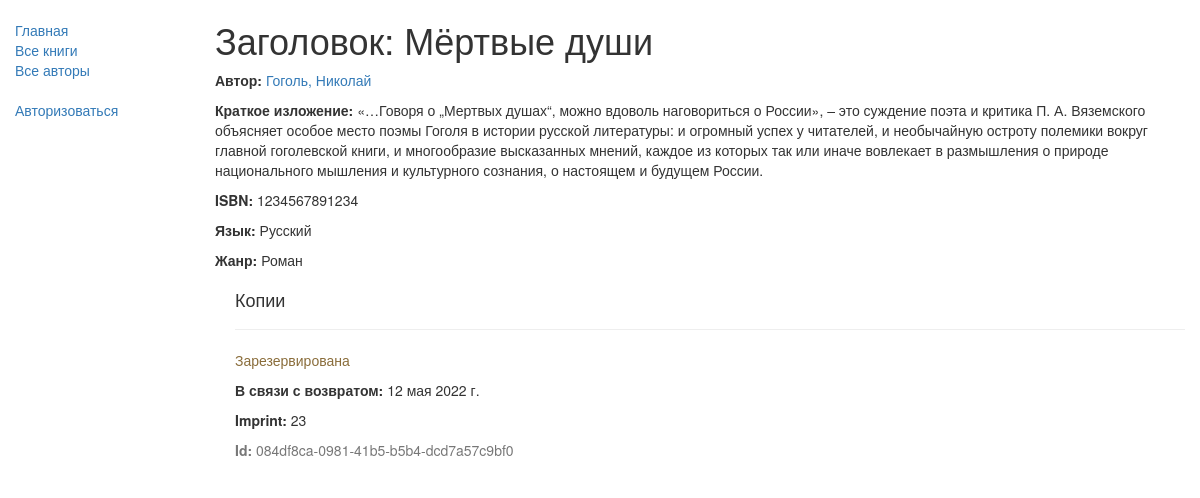
/catalog/book/2, run on an earlier commit of the app's database.
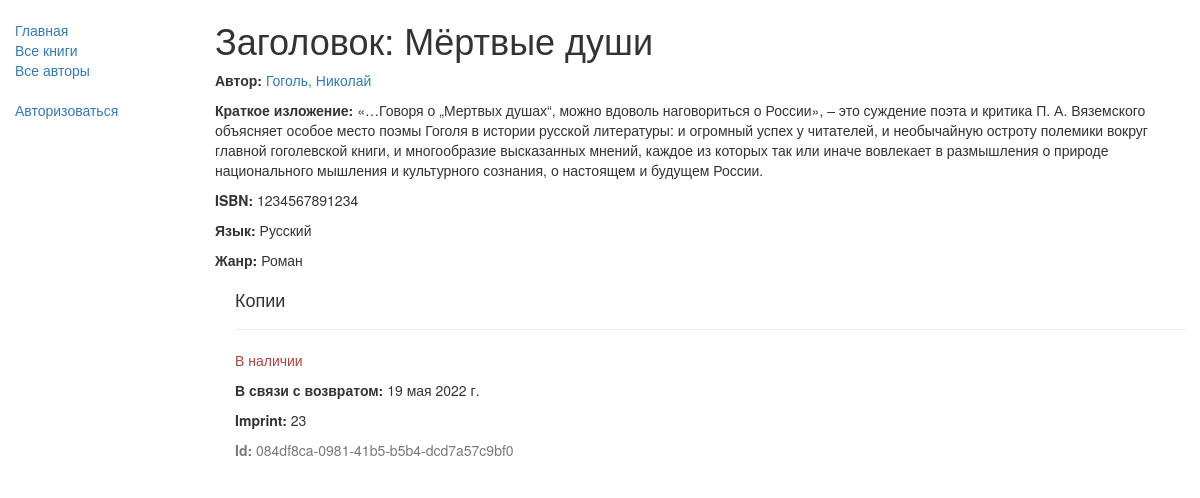
And on a later commit of the database.
### catalog/models.py (models this page shows, shortened)
class BookInstance(models.Model):
    id = models.UUIDField(primary_key=True,
                          default=uuid.uuid4,
                          help_text='Уникальный идентификатор этой конкретной книги по всей библиотеке')
    book = models.ForeignKey('Book', on_delete=models.RESTRICT, null=True, verbose_name='книга')
    imprint = models.CharField(max_length=200, verbose_name='копии')
    due_back = models.DateField(null=True, blank=True, verbose_name='ожидаемая дата возврата')
    LOAN_STATUS = (
        ('о', 'На обслуживании'),
        ('в', 'Выдана'),
        ('н', 'В наличии'),
        ('р', 'Зарезервирована'),
    )
    status = models.CharField(max_length=1,
                              choices=LOAN_STATUS,
                              blank=True,
                              default='о',
                              help_text='Доступность книги',
                              verbose_name='статус')
    borrower = models.ForeignKey(User,
                                 on_delete=models.SET_NULL,
                                 null=True, blank=True,
                                 verbose_name='абонент-пользователь')
    class Meta:
        ordering = ['due_back']
        verbose_name = 'экземпляр книги'
        verbose_name_plural = 'экземпляры книг'
        permissions = (('can_mark_returned', 'установить книгу как возвращенную'), )

### catalog/views.py (the view)
# urls.py: re_path(r'^book/(?P<pk>\d+)$', views.BookDetailView.as_view(), name='book-detail'),
class BookDetailView(generic.DetailView):
    model = Book

### catalog/models.py (called while the page is built)
    def __str__(self):
        return self.name

    def get_absolute_url(self):
        return reverse('author-detail', args=[str(self.id)])

    def __str__(self):
        return '{0}, {1}'.format(self.last_name, self.first_name)

    def __str__(self):
        return self.name

### catalog/templates/catalog/book_detail.html
{% extends "base_generic.html" %}
{% block content %}
    <h1>Заголовок: {{ book.title }}</h1>
    <p><strong>Автор:</strong> <a href="{{ book.author.get_absolute_url }}">{{ book.author }}</a></p>
    <p><strong>Краткое изложение:</strong> {{ book.summary }}</p>
    <p><strong>ISBN:</strong> {{ book.isbn }}</p>
    <p><strong>Язык:</strong> {{ book.language }}</p>
    <p><strong>Жанр:</strong> {% for genre in book.genre.all %}
        {{ genre }}{% if not forloop.last %}, {% endif %}{% endfor %}</p>
    <div style="margin-left:20px;margin-top:20px">
        <h4>Копии</h4>
        {% for copy in book.bookinstance_set.all %}
            <hr>
            <p class="
            {% if copy.status == 'о' %}
                text-success
            {% elif copy.status == 'н' %}
                text-danger
            {% else %}
                text-warning
            {% endif %}">
                {{ copy.get_status_display }}
            </p>
            {% if copy.status != 'о' %}
                <p><strong>В связи с возвратом:</strong> {{ copy.due_back }}</p>
            {% endif %}
            <p><strong>Imprint:</strong> {{ copy.imprint }}</p>
            <p class="text-muted"><strong>Id:</strong> {{ copy.id }}</p>
        {% endfor %}
    </div>
{% endblock %}

What changed in the data, as far as the page shows it:
changed BookInstance "084df8ca-0981-41b5-b5b4-dcd7a57c9bf0": status "Зарезервирована" → "В наличии"; due_back "12 мая 2022 г." → "19 мая 2022 г."
